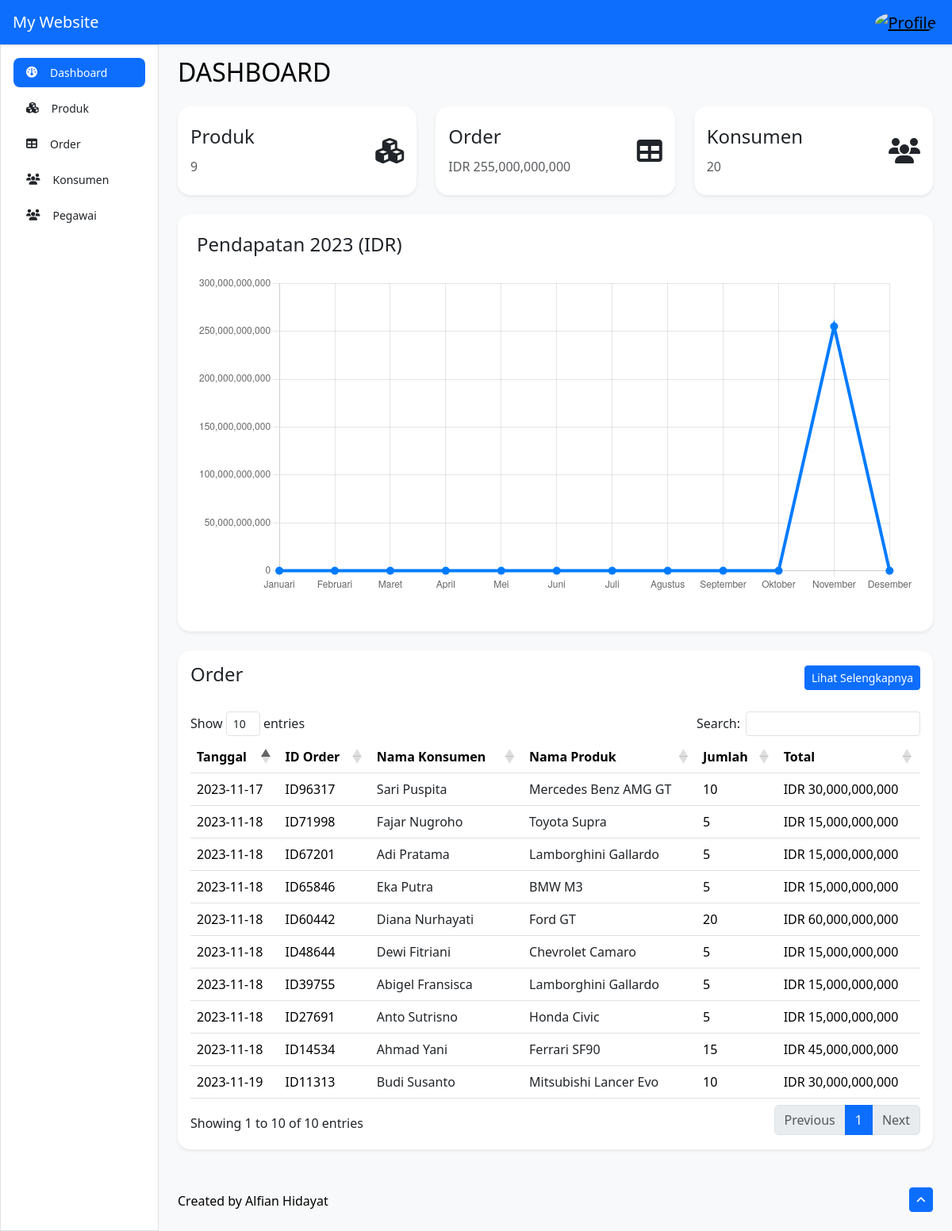
Before: / with the older database file.
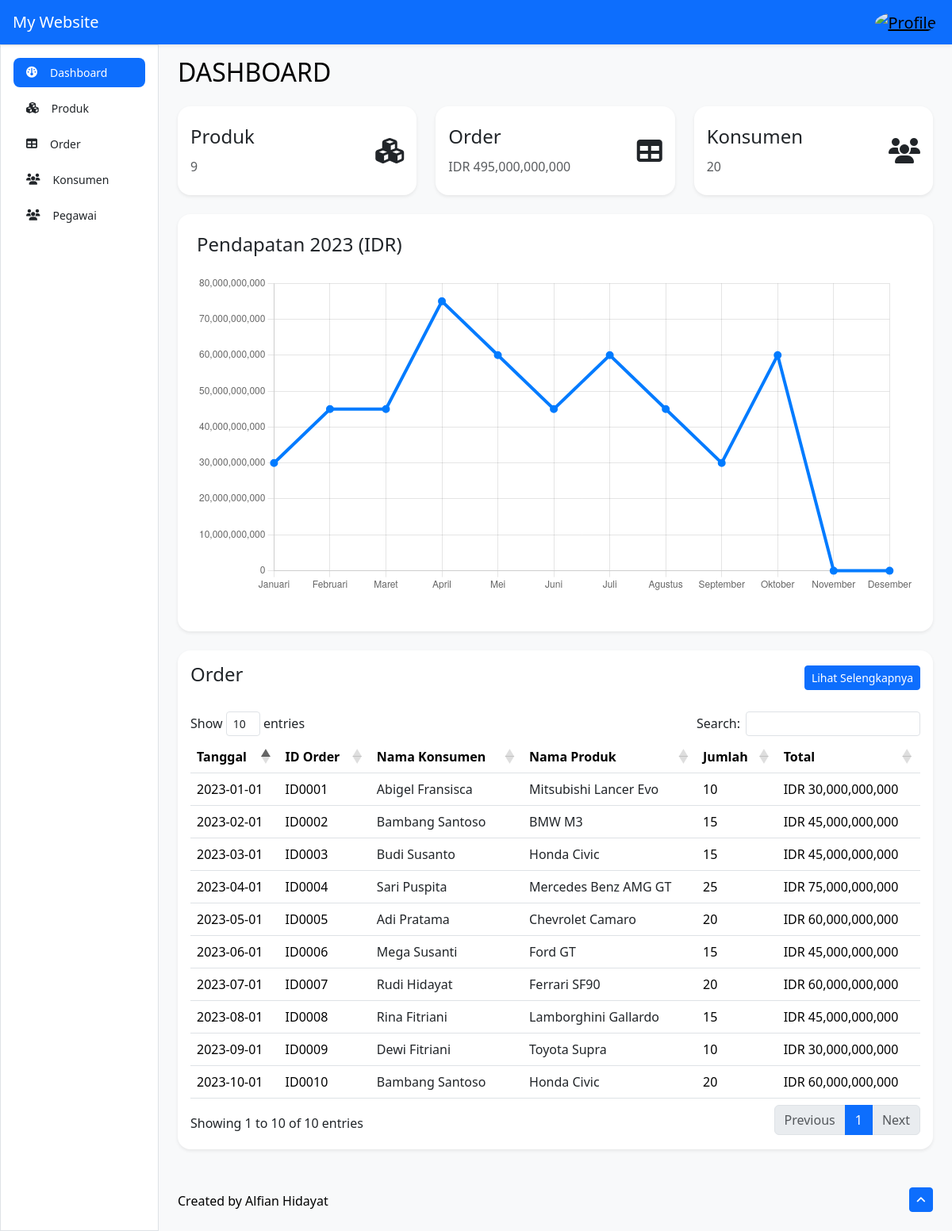
After: the same page with the newer database file.
### tables this page shows
CREATE TABLE `tb_order` (
  `id_order` varchar(50) NOT NULL,
  `nik_konsumen` varchar(16) NOT NULL,
  `id_produk` varchar(50) NOT NULL,
  `jumlah_pesanan` int(11) NOT NULL,
  `tanggal_order` date NOT NULL
);

CREATE TABLE `tb_konsumen` (
  `nik` varchar(16) NOT NULL,
  `nama` varchar(35) NOT NULL,
  `tempat_lahir` varchar(50) NOT NULL,
  `tanggal_lahir` date NOT NULL,
  `jenis_kelamin` varchar(1) NOT NULL,
  `telepon` varchar(13) NOT NULL,
  `foto` varchar(50) NOT NULL
);

CREATE TABLE `tb_produk` (
  `id_produk` varchar(50) NOT NULL,
  `nama_produk` varchar(255) NOT NULL,
  `merk` varchar(50) NOT NULL,
  `tipe` varchar(50) NOT NULL,
  `harga` bigint(20) NOT NULL,
  `stok` int(11) NOT NULL,
  `deskripsi` text NOT NULL,
  `foto` varchar(255) NOT NULL
);

### index.php (the view, shortened to what this page needs)
<?php
$page = 'dashboard';
include 'template/_header.php';
include 'template/_connection.php';
$produk = mysqli_query($db, "SELECT COUNT(*) AS jumlah_produk FROM tb_produk");
$jumlah_produk = mysqli_fetch_array($produk);
$order = mysqli_query($db, "SELECT * FROM tb_order AS o LEFT JOIN tb_konsumen AS k ON o.nik_konsumen = k.nik LEFT JOIN tb_produk AS p ON o.id_produk = p.id_produk");
$total_order = 0;
if ($order) {
    while ($jumlah_order = mysqli_fetch_array($order)) {
        $total_order += $jumlah_order['jumlah_pesanan'] * $jumlah_order['harga'];
    }
}
$konsumen = mysqli_query($db, "SELECT COUNT(*) AS jumlah_konsumen FROM tb_konsumen");
$jumlah_konsumen = mysqli_fetch_array($konsumen);
?>
<main class="col-md-9 ms-sm-auto col-lg-10 px-md-4">
    <div class="d-flex justify-content-between flex-wrap flex-md-nowrap align-items-center py-3">
        <h2 class="h2">DASHBOARD</h2>
    </div>
    <div class="row">
        <div class="col-sm-4 mb-4">
            <div class="card rounded-4 border-0 shadow-sm">
                <div class="card-body">
                    <div class="d-flex flex-wrap align-items-center justify-content-between">
                        <div class="d-flex flex-column gap-1">
                            <h4 class="card-title">Produk</h4>
                            <span class="text-muted"><?= $jumlah_produk['jumlah_produk']; ?></span>
                        </div>
                        <p class="fs-2 mt-3"><i class="fa-solid fa-cubes"></i></p>
                    </div>
                </div>
            </div>
        </div>
        <div class="col-sm-4 mb-4">
            <div class="card rounded-4 border-0 shadow-sm">
                <div class="card-body">
                    <div class="d-flex flex-wrap align-items-center justify-content-between">
                        <div class="d-flex flex-column gap-1">
                            <h4 class="card-title">Order</h4>
                            <span class="text-muted"><?= "IDR " . number_format($total_order, 0, "", ","); ?></span>
                        </div>
                        <p class="fs-2 mt-3"><i class="fa-solid fa-table"></i></p>
                    </div>
                </div>
            </div>
        </div>
        <div class="col-sm-4 mb-4">
            <div class="card rounded-4 border-0 shadow-sm">
                <div class="card-body">
                    <div class="d-flex flex-wrap align-items-center justify-content-between">
                        <div class="d-flex flex-column gap-1">
                            <h4 class="card-title">Konsumen</h4>
                            <span class="text-muted"><?= $jumlah_konsumen['jumlah_konsumen']; ?></span>
                        </div>
                        <p class="fs-2 mt-3"><i class="fa-solid fa-users"></i></p>
                    </div>
                </div>
            </div>
        </div>
    </div>
    <div class="row">
        <div class="col mb-4">
            <div class="card rounded-4 border-0 shadow-sm">
                <div class="card-body p-4">
                    <h4 class="h4 mb-4">Pendapatan 2023 (IDR)</h4>
                    <canvas class="mb-4 w-100" id="myChart" width="900" height="400"></canvas>
                </div>
            </div>
        </div>
    </div>
    <div class="row">
        <div class="col mb-4">
            <div class="card rounded-4 border-0 shadow-sm">
                <div class="card-body">
                    <div class="d-flex justify-content-between align-items-center mb-4">
                        <h4 class="h4">Order</h4>
                        <a href="order-data.php" class="btn btn-primary btn-sm">Lihat Selengkapnya</a>
                    </div>
                    <div class="table-responsive">
                        <table class="table table-hover" id="example">
                            <thead>
                                <tr class="align-middle">
                                    <th scope="col">Tanggal</th>
                                    <th scope="col">ID Order</th>
                                    <th scope="col">Nama Konsumen</th>
                                    <th scope="col">Nama Produk</th>
                                    <th scope="col">Jumlah</th>
                                    <th scope="col">Total</th>
                                </tr>
                            </thead>
                            <tbody>
                                <?php
                                $sql = "SELECT * FROM tb_order AS o
                                        LEFT JOIN tb_konsumen AS k ON o.nik_konsumen = k.nik
                                        LEFT JOIN tb_produk AS p ON o.id_produk = p.id_produk
                                        ORDER BY o.tanggal_order DESC";
                                $order = mysqli_query($db, $sql);
                                while ($result = mysqli_fetch_array($order)) {
                                    $total_harga = $result['jumlah_pesanan'] * $result['harga'];
                                ?>
                                    <tr class="align-middle">
                                        <td><?= $result['tanggal_order']; ?></td>
                                        <td><?= $result['id_order']; ?></td>
                                        <td>
                                            <a href="customer-detail.php?nik=<?= $result['nik_konsumen']; ?>" class="link-dark link-offset-2 link-offset-3-hover link-underline link-underline-opacity-0 link-underline-opacity-75-hover"><?= $result['nama']; ?></a>
                                        </td>
                                        <td>
                                            <a href="product-detail.php?id_produk=<?= $result['id_produk']; ?>" class="link-dark link-offset-2 link-offset-3-hover link-underline link-underline-opacity-0 link-underline-opacity-75-hover"><?= $result['nama_produk']; ?></a>
                                        </td>
                                        <td><?= $result['jumlah_pesanan']; ?></td>
                                        <td><?= "IDR " . number_format($total_harga, 0, "", ","); ?></td>
                                    </tr>
                                <?php
                                }; ?>
                            </tbody>
                        </table>
                    </div>
                </div>
            </div>
        </div>
    </div>
    <footer class="py-4">
        <div class="d-flex flex-wrap justify-content-between align-items-center">
            <span class="fw-medium mt-1">Created by Alfian Hidayat</span>
            <a href="#" class="btn btn-sm btn-primary"><i class="fa-solid fa-angle-up"></i></a>
        </div>
    </footer>
</main>
<?php
$sql = "SELECT * FROM tb_order AS o
        LEFT JOIN tb_konsumen AS k ON o.nik_konsumen = k.nik
        LEFT JOIN tb_produk AS p ON o.id_produk = p.id_produk";
$order = mysqli_query($db, $sql);
$labels = [
    'Januari', 'Februari', 'Maret', 'April', 'Mei', 'Juni',
    'Juli', 'Agustus', 'September', 'Oktober', 'November', 'Desember'
];
$totalHargaData = array_fill(0, 12, 0);
while ($row = mysqli_fetch_array($order)) {
    $bulan = date('n', strtotime($row['tanggal_order'])) - 1;
    $total_harga = $row['jumlah_pesanan'] * $row['harga'];
    $totalHargaData[$bulan] += $total_harga;
}
?>
<script>
    const ctx = document.getElementById('myChart').getContext('2d');
    const myChart = new Chart(ctx, {
        type: 'line',
        data: {
            labels: <?= json_encode($labels); ?>,
            datasets: [{
                data: <?= json_encode($totalHargaData); ?>,
                lineTension: 0,
                backgroundColor: 'transparent',
                borderColor: '#007bff',
                borderWidth: 4,
                pointBackgroundColor: '#007bff'
            }]
        },
        options: {
            plugins: {
                legend: {
                    display: false
                },
                tooltip: {
                    boxPadding: 3
                }
            }
        }
    });
</script>
<?php include 'template/_footer.php'; ?>

### template/_header.php (shortened to what this page needs)
<!DOCTYPE html>
<html lang="en">
<head>
    <link rel="stylesheet" href="../assets/css/bootstrap.min.css">
    <link rel="stylesheet" href="../assets/datatables/css/dataTables.bootstrap4.min.css">
    <link rel="stylesheet" href="../assets/select2/css/select2.min.css">
    <link rel="stylesheet" href="../assets/fontawesome-icons/css/all.min.css">
    <link rel="stylesheet" href="css/style.css">
</head>
<body class="text-bg-light">
    <header class="navbar sticky-top text-bg-primary flex-md-nowrap p-0 shadow-sm">
        <a class="navbar-brand col-md-3 col-lg-2 me-0 px-3 fs-5 text-white fw-medium d-none d-lg-inline" href="index.html">
            <div class="d-flex flex-row align-items-center gap-2">
                <span>My Website</span>
            </div>
        </a>
        <div class="d-flex flex-row gap-2 align-items-center">
            <div class="dropdown me-1">
                <a href="#" class="d-block link-body-emphasis dropdown-toggle dropdown-profile" data-bs-toggle="dropdown" aria-expanded="false">
                    <div class="navbar-brand">
                        <img src="../assets/img/profile.png" alt="Profile" width="32" height="32" class="rounded-circle">
                    </div>
                </a>
            </div>
        </div>
    </header>
    <div class="container-fluid">
        <div class="row">
            <div class="sidebar border border-right col-md-3 col-lg-2 p-0 bg-white">
                <div class="offcanvas-md offcanvas-start bg-white" tabindex="-1" id="sidebarMenu" aria-labelledby="sidebarMenuLabel">
                    <div class="offcanvas-body d-md-flex flex-column p-0 pt-lg-3 overflow-y-auto">
                        <ul class="nav flex-column gap-2 px-3">
                            <li class="nav-item">
                                <a class="nav-link d-flex align-items-center gap-3 <?= ($page == 'dashboard') ? 'active' : ''; ?>" href="index.php">
                                    <i class="fa-solid fa-dashboard"></i>
                                    Dashboard
                                </a>
                            </li>
                            <li class="nav-item">
                                <a class="nav-link d-flex align-items-center gap-3 <?= ($page == 'products') ? 'active' : ''; ?>" href="products.php">
                                    <i class="fa-solid fa-cubes"></i>
                                    Produk
                                </a>
                            </li>
                            <li class="nav-item">
                                <a class="nav-link d-flex align-items-center gap-3 <?= ($page == 'orders') ? 'active' : ''; ?>" href="order-data.php">
                                    <i class="fa-solid fa-table"></i>
                                    Order
                                </a>
                            </li>
                            <li class="nav-item">
                                <a class="nav-link d-flex align-items-center gap-3 <?= ($page == 'customers') ? 'active' : ''; ?>" href="customer-data.php">
                                    <i class="fa-solid fa-users"></i>
                                    Konsumen
                                </a>
                            </li>
                            <li class="nav-item">
                                <a class="nav-link d-flex align-items-center gap-3 <?= ($page == 'staffs') ? 'active' : ''; ?>" href="staff-data.php">
                                    <i class="fa-solid fa-users"></i>
                                    Pegawai
                                </a>
                            </li>
                        </ul>
                    </div>
                </div>
            </div>

### template/_footer.php (shortened to what this page needs)
</div>
</div>
</body>
</html>

### css/style.css (style rules this page uses)
.sidebar .nav-link { font-size: .875rem; font-weight: 500; }
.sidebar .nav-link { color: #212529; }
.sidebar .nav-link.active { border-radius: 0.5rem; color: #FFFFFF; background-color: #0d6efd; }
.navbar-brand { padding-top: .75rem; padding-bottom: .75rem; }
.dropdown-profile::after { display: none; }

Changed rows visible on the page:
removed tb_order: tanggal_order "2023-11-19", id_order "ID11313", nik_konsumen.nama "Budi Susanto", id_produk.nama_produk "Mitsubishi Lancer Evo", jumlah_pesanan "10", jumlah_pesanan.harga "30,000,000,000"
removed tb_order: tanggal_order "2023-11-18", id_order "ID71998", nik_konsumen.nama "Fajar Nugroho", id_produk.nama_produk "Toyota Supra", jumlah_pesanan "5", jumlah_pesanan.harga "15,000,000,000"
removed tb_order: tanggal_order "2023-11-18", id_order "ID67201", nik_konsumen.nama "Adi Pratama", id_produk.nama_produk "Lamborghini Gallardo", jumlah_pesanan "5", jumlah_pesanan.harga "15,000,000,000"
removed tb_order: tanggal_order "2023-11-18", id_order "ID65846", nik_konsumen.nama "Eka Putra", id_produk.nama_produk "BMW M3", jumlah_pesanan "5", jumlah_pesanan.harga "15,000,000,000"
removed tb_order: tanggal_order "2023-11-18", id_order "ID60442", nik_konsumen.nama "Diana Nurhayati", id_produk.nama_produk "Ford GT", jumlah_pesanan "20", jumlah_pesanan.harga "60,000,000,000"
removed tb_order: tanggal_order "2023-11-18", id_order "ID48644", nik_konsumen.nama "Dewi Fitriani", id_produk.nama_produk "Chevrolet Camaro", jumlah_pesanan "5", jumlah_pesanan.harga "15,000,000,000"
removed tb_order: tanggal_order "2023-11-18", id_order "ID39755", nik_konsumen.nama "Abigel Fransisca", id_produk.nama_produk "Lamborghini Gallardo", jumlah_pesanan "5", jumlah_pesanan.harga "15,000,000,000"
removed tb_order: tanggal_order "2023-11-18", id_order "ID27691", nik_konsumen.nama "Anto Sutrisno", id_produk.nama_produk "Honda Civic", jumlah_pesanan "5", jumlah_pesanan.harga "15,000,000,000"
removed tb_order: tanggal_order "2023-11-18", id_order "ID14534", nik_konsumen.nama "Ahmad Yani", id_produk.nama_produk "Ferrari SF90", jumlah_pesanan "15", jumlah_pesanan.harga "45,000,000,000"
removed tb_order: tanggal_order "2023-11-17", id_order "ID96317", nik_konsumen.nama "Sari Puspita", id_produk.nama_produk "Mercedes Benz AMG GT", jumlah_pesanan "10", jumlah_pesanan.harga "30,000,000,000"
added tb_order: tanggal_order "2023-10-01", id_order "ID0010", nik_konsumen.nama "Bambang Santoso", id_produk.nama_produk "Honda Civic", jumlah_pesanan "20", jumlah_pesanan.harga "60,000,000,000"
added tb_order: tanggal_order "2023-09-01", id_order "ID0009", nik_konsumen.nama "Dewi Fitriani", id_produk.nama_produk "Toyota Supra", jumlah_pesanan "10", jumlah_pesanan.harga "30,000,000,000"
added tb_order: tanggal_order "2023-08-01", id_order "ID0008", nik_konsumen.nama "Rina Fitriani", id_produk.nama_produk "Lamborghini Gallardo", jumlah_pesanan "15", jumlah_pesanan.harga "45,000,000,000"
added tb_order: tanggal_order "2023-07-01", id_order "ID0007", nik_konsumen.nama "Rudi Hidayat", id_produk.nama_produk "Ferrari SF90", jumlah_pesanan "20", jumlah_pesanan.harga "60,000,000,000"
added tb_order: tanggal_order "2023-06-01", id_order "ID0006", nik_konsumen.nama "Mega Susanti", id_produk.nama_produk "Ford GT", jumlah_pesanan "15", jumlah_pesanan.harga "45,000,000,000"
added tb_order: tanggal_order "2023-05-01", id_order "ID0005", nik_konsumen.nama "Adi Pratama", id_produk.nama_produk "Chevrolet Camaro", jumlah_pesanan "20", jumlah_pesanan.harga "60,000,000,000"
added tb_order: tanggal_order "2023-04-01", id_order "ID0004", nik_konsumen.nama "Sari Puspita", id_produk.nama_produk "Mercedes Benz AMG GT", jumlah_pesanan "25", jumlah_pesanan.harga "75,000,000,000"
added tb_order: tanggal_order "2023-03-01", id_order "ID0003", nik_konsumen.nama "Budi Susanto", id_produk.nama_produk "Honda Civic", jumlah_pesanan "15", jumlah_pesanan.harga "45,000,000,000"
added tb_order: tanggal_order "2023-02-01", id_order "ID0002", nik_konsumen.nama "Bambang Santoso", id_produk.nama_produk "BMW M3", jumlah_pesanan "15", jumlah_pesanan.harga "45,000,000,000"
added tb_order: tanggal_order "2023-01-01", id_order "ID0001", nik_konsumen.nama "Abigel Fransisca", id_produk.nama_produk "Mitsubishi Lancer Evo", jumlah_pesanan "10", jumlah_pesanan.harga "30,000,000,000"
Other visible differences:
$total_order: "255,000,000,000" → "495,000,000,000"
chart data {{ json_encode($totalHargaData) }}: [0,0,0,0,0,0,0,0,0,0,255000000000,0] → [30000000000,45000000000,45000000000,75000000000,60000000000,45000000000,60000000000,45000000000,30000000000,60000000000,0,0]
